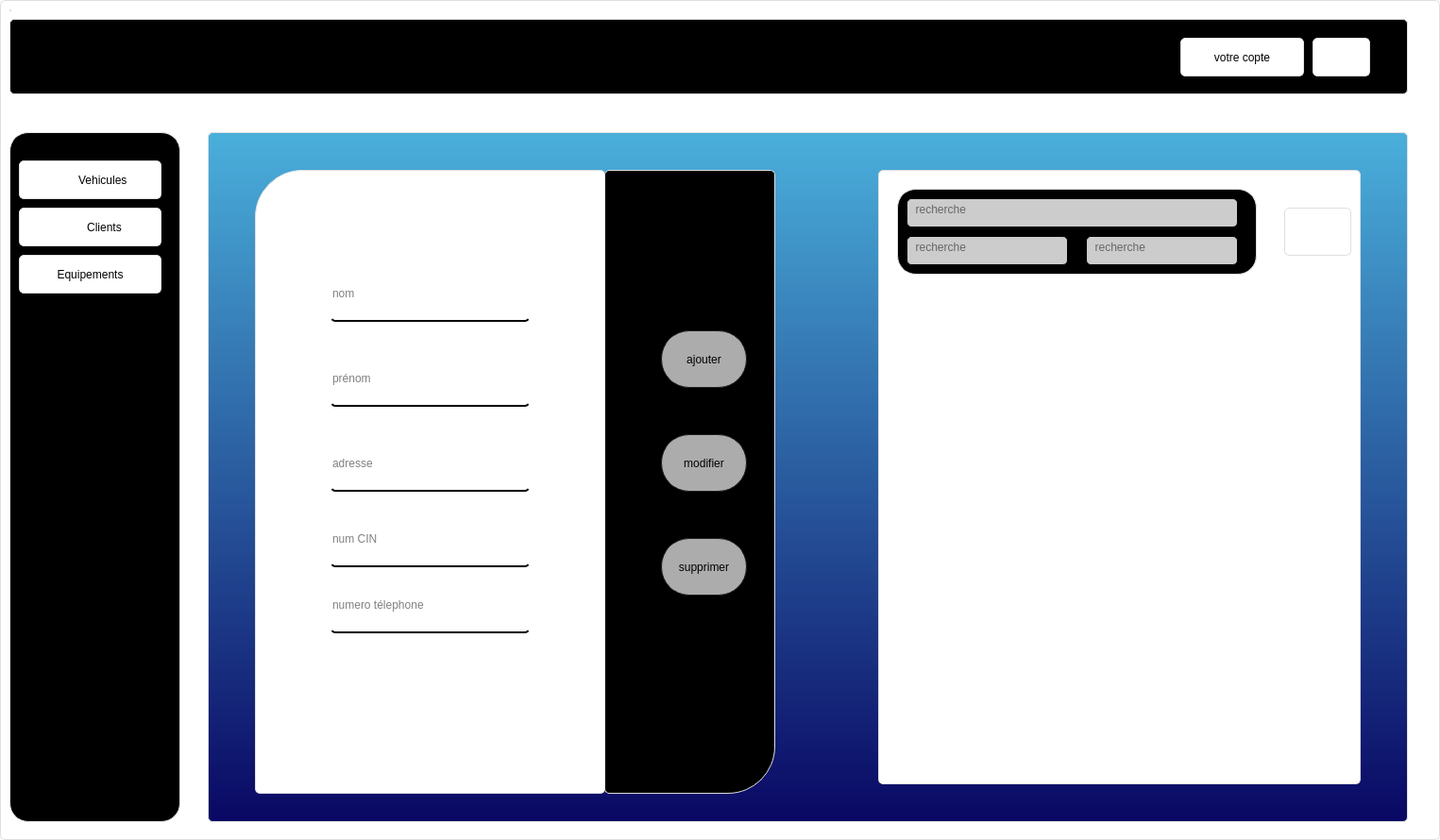
<?xml version="1.0" encoding="UTF-8"?>
<ui version="4.0">
 <class>client</class>
 <widget class="QDialog" name="client">
  <property name="geometry">
   <rect>
    <x>0</x>
    <y>0</y>
    <width>1525</width>
    <height>890</height>
   </rect>
  </property>
  <property name="windowTitle">
   <string>Dialog</string>
  </property>
  <property name="styleSheet">
   <string notr="true">
	
	
QWidget {	
	border:1px solid #dfdfdf;
	border-radius: 5px;
	background-color: #ffffff;
}

QPushButton{
	
	border-raduis:5px
}
QPushButton:pressed{
	
	
	background-color: rgb(185, 185, 185);
}
#side_menu{
	border-radius: 20px;
	/*background-color: #071e26;*/
	color: rgb(0, 0, 0);
}
#side_menu_2{
	border-radius: 20px;
	/*background-color: #071e26;*/
	background-color:rgb(0,0,0);
}

#top_widget{

	/*background-color: #071e26;*/
background-color:rgb(0,0,0);
}
#widget_2 #widget{
	border-radius: 20px;
	background-color: rgb(0,0,0);
}

#form{
	
	
	background-color: rgb(255,255,255);
border-top-left-radius: 50px;
}

#widget_2 QLineEdit{
font: 11pt &quot;MS Shell Dlg 2&quot;;
background-color:rgba(0,0,0,0);
border:none;
border-bottom:2px solid rgb(0,0,0);
padding-bottom:7px

}
#widget_2{
	
	/* background-color: QLinearGradient( x1: 0, y1: 0, x2: 0, y2: 1, stop: 0 #ffa02f, stop: 1 #d7801a);*/
	/*background-color: QLinearGradient( x1: 0, y1: 0, x2: 0, y2: 1, stop: 0 #4d4d4d, stop: 0.1 #646464, stop: 1 #5d5d5d);*/
    /*background: QLinearGradient( x1: 0, y1: 0, x2: 1, y2: 0, stop: 0 #ffa02f, stop: 1 #d7801a);*/
/*background-color: linear-gradient(135.9deg, rgb(109, 25, 252) 16.4%, rgb(125, 31, 165) 56.1%);
background: QLinearGradient( x1: 0, y1: 0, x2: 1, y2: 0, stop: 0 #6d19fc, stop: 1 #7d1fa5);*/
	background-color:QLinearGradient( x1: 0, y1: 0, x2: 0, y2: 1, stop: 0 #4aafdb, stop: 1 #090763);
}

#widget_2 #ajouter{
    color:rgb(0, 0, 0);
   
	background-color: rgb(172, 172, 172);
    border-width: 1px;
    border-color: #1e1e1e;
    border-style: solid;
    border-radius: 30px;
    padding: 3px;
    font-size: 12px;
    padding-left: 5px;
    padding-right: 5px;	
}

#widget_2 #modifier{
    color:rgb(0, 0, 0);
   
	background-color: rgb(172, 172, 172);
    border-width: 1px;
    border-color: #1e1e1e;
    border-style: solid;
    border-radius: 30px;
    padding: 3px;
    font-size: 12px;
    padding-left: 5px;
    padding-right: 5px;	
}

#widget_2 #supprimer{
    color:rgb(0, 0, 0);
   
	background-color: rgb(172, 172, 172);
    border-width: 1px;
    border-color: #1e1e1e;
    border-style: solid;
    border-radius: 30px;
    padding: 3px;
    font-size: 12px;
    padding-left: 5px;
    padding-right: 5px;	
}

#options{
/*background-color: #071e26;*/
background-color: rgb(0, 0, 0);
border-bottom-right-radius: 50px;

}
#widget_2 #recherche_2{
	
	background-color: rgb(204, 204, 204);
	border:1px solid rgb(0,0,0);
}
#widget_2 #recherche_3{
	
	background-color: rgb(204, 204, 204);
	border:1px solid rgb(0,0,0);
}
#widget_2 #recherche_4{
	
	background-color: rgb(204, 204, 204);
	border:1px solid rgb(0,0,0);
}


/*#widget_2 #ajouter{
 color: #b1b1b1;
    background-color:rgb(163, 163, 163)
    border-width: 1px;
    border-color: #1e1e1e;
    border-style: solid;
    border-radius: 30px;
    padding: 3px;
    font-size: 12px;
    padding-left: 5px;
    padding-right: 5px;
}


#modifier{
 color: #b1b1b1;
    background-color: #565656;
    border-width: 1px;
    border-color: #1e1e1e;
    border-style: solid;
    border-radius: 30px;
    padding: 3px;
    font-size: 12px;
    padding-left: 5px;
    padding-right: 5px;
}

#supprimer{
 color: #b1b1b1;
    background-color: QLinearGradient( x1: 0, y1: 0, x2: 0, y2: 1, stop: 0 #565656, stop: 0.1 #525252, stop: 0.5 #4e4e4e, stop: 0.9 #4a4a4a, stop: 1 #464646);
    border-width: 1px;
    border-color: #1e1e1e;
    border-style: solid;
    border-radius: 30px;
    padding: 3px;
    font-size: 12px;
    padding-left: 5px;
    padding-right: 5px;
}

#ajouter:pressed
{
    background-color: QLinearGradient( x1: 0, y1: 0, x2: 0, y2: 1, stop: 0 #2d2d2d, stop: 0.1 #2b2b2b, stop: 0.5 #292929, stop: 0.9 #282828, stop: 1 #252525);
}

#modifier:pressed
{
    background-color: QLinearGradient( x1: 0, y1: 0, x2: 0, y2: 1, stop: 0 #2d2d2d, stop: 0.1 #2b2b2b, stop: 0.5 #292929, stop: 0.9 #282828, stop: 1 #252525);
}

#supprimer:pressed
{
    background-color: QLinearGradient( x1: 0, y1: 0, x2: 0, y2: 1, stop: 0 #2d2d2d, stop: 0.1 #2b2b2b, stop: 0.5 #292929, stop: 0.9 #282828, stop: 1 #252525);
}*/
#pdf_3{
background-color: #071e26;
border:0px ;
}

#stat_2{
	
	background-color: #071e26;
border:0px ;
}

#widget QLineEdit{
background-color: rgb(204, 204, 204);
	border:1px solid rgb(0,0,0);
	
}</string>
  </property>
  <widget class="QWidget" name="top_widget" native="true">
   <property name="geometry">
    <rect>
     <x>10</x>
     <y>20</y>
     <width>1481</width>
     <height>80</height>
    </rect>
   </property>
   <widget class="QPushButton" name="pushButton_5">
    <property name="geometry">
     <rect>
      <x>1380</x>
      <y>20</y>
      <width>61</width>
      <height>41</height>
     </rect>
    </property>
    <property name="text">
     <string/>
    </property>
    <property name="icon">
     <iconset resource="style.qrc">
      <normaloff>:/new/prefix1/icons/cli.png</normaloff>:/new/prefix1/icons/cli.png</iconset>
    </property>
    <property name="iconSize">
     <size>
      <width>50</width>
      <height>50</height>
     </size>
    </property>
   </widget>
   <widget class="QPushButton" name="profil">
    <property name="geometry">
     <rect>
      <x>1240</x>
      <y>20</y>
      <width>131</width>
      <height>41</height>
     </rect>
    </property>
    <property name="text">
     <string>votre copte</string>
    </property>
    <property name="icon">
     <iconset resource="style.qrc">
      <normaloff>:/new/prefix1/icons/emp.png</normaloff>:/new/prefix1/icons/emp.png</iconset>
    </property>
    <property name="iconSize">
     <size>
      <width>45</width>
      <height>45</height>
     </size>
    </property>
    <property name="checkable">
     <bool>true</bool>
    </property>
    <property name="autoExclusive">
     <bool>true</bool>
    </property>
   </widget>
  </widget>
  <widget class="QWidget" name="widget_2" native="true">
   <property name="geometry">
    <rect>
     <x>220</x>
     <y>140</y>
     <width>1271</width>
     <height>731</height>
    </rect>
   </property>
   <widget class="QLabel" name="form">
    <property name="geometry">
     <rect>
      <x>50</x>
      <y>40</y>
      <width>371</width>
      <height>661</height>
     </rect>
    </property>
    <property name="styleSheet">
     <string notr="true"/>
    </property>
    <property name="text">
     <string/>
    </property>
   </widget>
   <widget class="QLineEdit" name="lineEdit_3">
    <property name="geometry">
     <rect>
      <x>130</x>
      <y>150</y>
      <width>211</width>
      <height>51</height>
     </rect>
    </property>
    <property name="text">
     <string/>
    </property>
    <property name="placeholderText">
     <string>nom </string>
    </property>
   </widget>
   <widget class="QLineEdit" name="lineEdit_6">
    <property name="geometry">
     <rect>
      <x>130</x>
      <y>240</y>
      <width>211</width>
      <height>51</height>
     </rect>
    </property>
    <property name="text">
     <string/>
    </property>
    <property name="placeholderText">
     <string>prénom</string>
    </property>
   </widget>
   <widget class="QLineEdit" name="lineEdit_5">
    <property name="geometry">
     <rect>
      <x>130</x>
      <y>330</y>
      <width>211</width>
      <height>51</height>
     </rect>
    </property>
    <property name="text">
     <string/>
    </property>
    <property name="placeholderText">
     <string>adresse</string>
    </property>
   </widget>
   <widget class="QLineEdit" name="lineEdit_4">
    <property name="geometry">
     <rect>
      <x>130</x>
      <y>410</y>
      <width>211</width>
      <height>51</height>
     </rect>
    </property>
    <property name="text">
     <string/>
    </property>
    <property name="placeholderText">
     <string>num CIN</string>
    </property>
   </widget>
   <widget class="QLabel" name="options">
    <property name="geometry">
     <rect>
      <x>420</x>
      <y>40</y>
      <width>181</width>
      <height>661</height>
     </rect>
    </property>
    <property name="text">
     <string/>
    </property>
   </widget>
   <widget class="QPushButton" name="supprimer">
    <property name="geometry">
     <rect>
      <x>480</x>
      <y>430</y>
      <width>91</width>
      <height>61</height>
     </rect>
    </property>
    <property name="text">
     <string>supprimer</string>
    </property>
   </widget>
   <widget class="QPushButton" name="modifier">
    <property name="geometry">
     <rect>
      <x>480</x>
      <y>320</y>
      <width>91</width>
      <height>61</height>
     </rect>
    </property>
    <property name="text">
     <string>modifier</string>
    </property>
   </widget>
   <widget class="QPushButton" name="ajouter">
    <property name="geometry">
     <rect>
      <x>480</x>
      <y>210</y>
      <width>91</width>
      <height>61</height>
     </rect>
    </property>
    <property name="text">
     <string>ajouter</string>
    </property>
   </widget>
   <widget class="QTableView" name="tableView">
    <property name="geometry">
     <rect>
      <x>710</x>
      <y>40</y>
      <width>511</width>
      <height>651</height>
     </rect>
    </property>
    <property name="styleSheet">
     <string notr="true">border-raduis:5px;</string>
    </property>
   </widget>
   <widget class="QPushButton" name="pushButton_3">
    <property name="geometry">
     <rect>
      <x>1140</x>
      <y>80</y>
      <width>71</width>
      <height>51</height>
     </rect>
    </property>
    <property name="text">
     <string/>
    </property>
    <property name="icon">
     <iconset resource="style.qrc">
      <normaloff>:/new/prefix1/rech.png</normaloff>:/new/prefix1/rech.png</iconset>
    </property>
    <property name="iconSize">
     <size>
      <width>50</width>
      <height>50</height>
     </size>
    </property>
   </widget>
   <widget class="QWidget" name="widget" native="true">
    <property name="geometry">
     <rect>
      <x>730</x>
      <y>60</y>
      <width>381</width>
      <height>91</height>
     </rect>
    </property>
    <widget class="QLineEdit" name="recherche_2">
     <property name="geometry">
      <rect>
       <x>10</x>
       <y>10</y>
       <width>351</width>
       <height>31</height>
      </rect>
     </property>
     <property name="placeholderText">
      <string>  recherche</string>
     </property>
    </widget>
    <widget class="QLineEdit" name="recherche_3">
     <property name="geometry">
      <rect>
       <x>10</x>
       <y>50</y>
       <width>171</width>
       <height>31</height>
      </rect>
     </property>
     <property name="placeholderText">
      <string>  recherche</string>
     </property>
    </widget>
    <widget class="QLineEdit" name="recherche_4">
     <property name="geometry">
      <rect>
       <x>200</x>
       <y>50</y>
       <width>161</width>
       <height>31</height>
      </rect>
     </property>
     <property name="placeholderText">
      <string>  recherche</string>
     </property>
    </widget>
   </widget>
   <widget class="QPushButton" name="pdf_3">
    <property name="geometry">
     <rect>
      <x>1300</x>
      <y>610</y>
      <width>51</width>
      <height>61</height>
     </rect>
    </property>
    <property name="text">
     <string/>
    </property>
    <property name="icon">
     <iconset resource="style.qrc">
      <normaloff>:/new/prefix1/pdf.png</normaloff>:/new/prefix1/pdf.png</iconset>
    </property>
    <property name="iconSize">
     <size>
      <width>70</width>
      <height>60</height>
     </size>
    </property>
   </widget>
   <widget class="QLineEdit" name="lineEdit_7">
    <property name="geometry">
     <rect>
      <x>130</x>
      <y>480</y>
      <width>211</width>
      <height>51</height>
     </rect>
    </property>
    <property name="text">
     <string/>
    </property>
    <property name="placeholderText">
     <string>numero télephone</string>
    </property>
   </widget>
  </widget>
  <widget class="QWidget" name="layoutWidget">
   <property name="geometry">
    <rect>
     <x>10</x>
     <y>10</y>
     <width>2</width>
     <height>2</height>
    </rect>
   </property>
   <layout class="QGridLayout" name="gridLayout_2">
    <property name="spacing">
     <number>0</number>
    </property>
   </layout>
  </widget>
  <widget class="QWidget" name="side_menu_2" native="true">
   <property name="geometry">
    <rect>
     <x>10</x>
     <y>140</y>
     <width>181</width>
     <height>731</height>
    </rect>
   </property>
   <widget class="QPushButton" name="pushButton_16">
    <property name="geometry">
     <rect>
      <x>10</x>
      <y>130</y>
      <width>151</width>
      <height>41</height>
     </rect>
    </property>
    <property name="text">
     <string>Equipements</string>
    </property>
    <property name="icon">
     <iconset resource="style.qrc">
      <normaloff>:/new/prefix1/icons/equi.png</normaloff>:/new/prefix1/icons/equi.png</iconset>
    </property>
    <property name="iconSize">
     <size>
      <width>50</width>
      <height>50</height>
     </size>
    </property>
    <property name="checkable">
     <bool>true</bool>
    </property>
    <property name="autoExclusive">
     <bool>true</bool>
    </property>
   </widget>
   <widget class="QPushButton" name="pushButton_17">
    <property name="geometry">
     <rect>
      <x>20</x>
      <y>780</y>
      <width>61</width>
      <height>41</height>
     </rect>
    </property>
    <property name="text">
     <string/>
    </property>
    <property name="icon">
     <iconset>
      <normaloff>../app/x.png</normaloff>../app/x.png</iconset>
    </property>
    <property name="iconSize">
     <size>
      <width>30</width>
      <height>30</height>
     </size>
    </property>
   </widget>
   <widget class="QPushButton" name="pushButton_18">
    <property name="geometry">
     <rect>
      <x>10</x>
      <y>80</y>
      <width>151</width>
      <height>41</height>
     </rect>
    </property>
    <property name="text">
     <string>         Clients</string>
    </property>
    <property name="icon">
     <iconset resource="style.qrc">
      <normaloff>:/new/prefix1/icons/cli.png</normaloff>:/new/prefix1/icons/cli.png</iconset>
    </property>
    <property name="iconSize">
     <size>
      <width>50</width>
      <height>50</height>
     </size>
    </property>
   </widget>
   <widget class="QPushButton" name="pushButton_21">
    <property name="geometry">
     <rect>
      <x>10</x>
      <y>30</y>
      <width>151</width>
      <height>41</height>
     </rect>
    </property>
    <property name="text">
     <string>        Vehicules</string>
    </property>
    <property name="icon">
     <iconset resource="style.qrc">
      <normaloff>:/new/prefix1/icons/vehi.png</normaloff>:/new/prefix1/icons/vehi.png</iconset>
    </property>
    <property name="iconSize">
     <size>
      <width>45</width>
      <height>45</height>
     </size>
    </property>
    <property name="checkable">
     <bool>true</bool>
    </property>
    <property name="autoExclusive">
     <bool>true</bool>
    </property>
   </widget>
  </widget>
 </widget>
 <resources>
  <include location="style.qrc"/>
 </resources>
 <connections/>
</ui>
